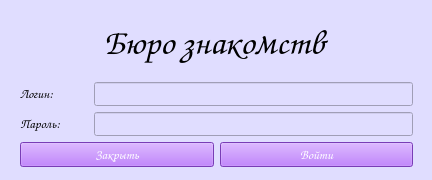
<?xml version="1.0" encoding="UTF-8"?>
<ui version="4.0">
 <class>Form</class>
 <widget class="QWidget" name="Form">
  <property name="geometry">
   <rect>
    <x>0</x>
    <y>0</y>
    <width>432</width>
    <height>180</height>
   </rect>
  </property>
  <property name="minimumSize">
   <size>
    <width>432</width>
    <height>180</height>
   </size>
  </property>
  <property name="maximumSize">
   <size>
    <width>432</width>
    <height>180</height>
   </size>
  </property>
  <property name="windowTitle">
   <string>Form</string>
  </property>
  <property name="styleSheet">
   <string notr="true">background-color: rgb(224, 221, 255);</string>
  </property>
  <widget class="QWidget" name="verticalLayoutWidget">
   <property name="geometry">
    <rect>
     <x>10</x>
     <y>10</y>
     <width>413</width>
     <height>167</height>
    </rect>
   </property>
   <layout class="QVBoxLayout" name="verticalLayout">
    <property name="sizeConstraint">
     <enum>QLayout::SetDefaultConstraint</enum>
    </property>
    <item>
     <layout class="QHBoxLayout" name="horizontalLayout_4">
      <item alignment="Qt::AlignHCenter|Qt::AlignVCenter">
       <widget class="QLabel" name="label_3">
        <property name="font">
         <font>
          <family>Comic Sans MS</family>
          <pointsize>26</pointsize>
         </font>
        </property>
        <property name="text">
         <string>Бюро знакомств</string>
        </property>
       </widget>
      </item>
     </layout>
    </item>
    <item>
     <layout class="QHBoxLayout" name="horizontalLayout">
      <item>
       <spacer name="horizontalSpacer">
        <property name="orientation">
         <enum>Qt::Horizontal</enum>
        </property>
        <property name="sizeType">
         <enum>QSizePolicy::Fixed</enum>
        </property>
        <property name="sizeHint" stdset="0">
         <size>
          <width>10</width>
          <height>20</height>
         </size>
        </property>
       </spacer>
      </item>
      <item alignment="Qt::AlignLeft|Qt::AlignVCenter">
       <widget class="QLabel" name="label">
        <property name="font">
         <font>
          <family>Comic Sans MS</family>
          <pointsize>10</pointsize>
         </font>
        </property>
        <property name="text">
         <string>Логин:</string>
        </property>
       </widget>
      </item>
      <item>
       <widget class="QLineEdit" name="line_login">
        <property name="minimumSize">
         <size>
          <width>319</width>
          <height>24</height>
         </size>
        </property>
        <property name="maximumSize">
         <size>
          <width>319</width>
          <height>24</height>
         </size>
        </property>
        <property name="font">
         <font>
          <family>Comic Sans MS</family>
          <pointsize>10</pointsize>
         </font>
        </property>
       </widget>
      </item>
      <item>
       <spacer name="horizontalSpacer_6">
        <property name="orientation">
         <enum>Qt::Horizontal</enum>
        </property>
        <property name="sizeType">
         <enum>QSizePolicy::Fixed</enum>
        </property>
        <property name="sizeHint" stdset="0">
         <size>
          <width>10</width>
          <height>20</height>
         </size>
        </property>
       </spacer>
      </item>
     </layout>
    </item>
    <item>
     <layout class="QHBoxLayout" name="horizontalLayout_2">
      <item>
       <spacer name="horizontalSpacer_2">
        <property name="orientation">
         <enum>Qt::Horizontal</enum>
        </property>
        <property name="sizeType">
         <enum>QSizePolicy::Fixed</enum>
        </property>
        <property name="sizeHint" stdset="0">
         <size>
          <width>10</width>
          <height>20</height>
         </size>
        </property>
       </spacer>
      </item>
      <item alignment="Qt::AlignLeft|Qt::AlignVCenter">
       <widget class="QLabel" name="label_2">
        <property name="font">
         <font>
          <family>Comic Sans MS</family>
          <pointsize>10</pointsize>
         </font>
        </property>
        <property name="text">
         <string>Пароль:</string>
        </property>
       </widget>
      </item>
      <item>
       <widget class="QLineEdit" name="line_password">
        <property name="minimumSize">
         <size>
          <width>319</width>
          <height>24</height>
         </size>
        </property>
        <property name="maximumSize">
         <size>
          <width>319</width>
          <height>24</height>
         </size>
        </property>
        <property name="font">
         <font>
          <family>Comic Sans MS</family>
          <pointsize>10</pointsize>
         </font>
        </property>
        <property name="text">
         <string/>
        </property>
        <property name="echoMode">
         <enum>QLineEdit::Password</enum>
        </property>
       </widget>
      </item>
      <item>
       <spacer name="horizontalSpacer_5">
        <property name="orientation">
         <enum>Qt::Horizontal</enum>
        </property>
        <property name="sizeType">
         <enum>QSizePolicy::Fixed</enum>
        </property>
        <property name="sizeHint" stdset="0">
         <size>
          <width>10</width>
          <height>20</height>
         </size>
        </property>
       </spacer>
      </item>
     </layout>
    </item>
    <item>
     <layout class="QHBoxLayout" name="horizontalLayout_3">
      <item>
       <spacer name="horizontalSpacer_3">
        <property name="orientation">
         <enum>Qt::Horizontal</enum>
        </property>
        <property name="sizeType">
         <enum>QSizePolicy::Fixed</enum>
        </property>
        <property name="sizeHint" stdset="0">
         <size>
          <width>10</width>
          <height>20</height>
         </size>
        </property>
       </spacer>
      </item>
      <item>
       <widget class="QPushButton" name="btn_exit">
        <property name="font">
         <font>
          <family>Comic Sans MS</family>
          <pointsize>10</pointsize>
         </font>
        </property>
        <property name="styleSheet">
         <string notr="true">background-color: rgb(170, 85, 255);
color: rgb(255, 255, 255);</string>
        </property>
        <property name="text">
         <string>Закрыть</string>
        </property>
       </widget>
      </item>
      <item>
       <widget class="QPushButton" name="btn_enter">
        <property name="font">
         <font>
          <family>Comic Sans MS</family>
          <pointsize>10</pointsize>
         </font>
        </property>
        <property name="styleSheet">
         <string notr="true">background-color: rgb(170, 85, 255);
color: rgb(255, 255, 255);</string>
        </property>
        <property name="text">
         <string>Войти</string>
        </property>
       </widget>
      </item>
      <item>
       <spacer name="horizontalSpacer_4">
        <property name="orientation">
         <enum>Qt::Horizontal</enum>
        </property>
        <property name="sizeType">
         <enum>QSizePolicy::Fixed</enum>
        </property>
        <property name="sizeHint" stdset="0">
         <size>
          <width>10</width>
          <height>20</height>
         </size>
        </property>
       </spacer>
      </item>
     </layout>
    </item>
    <item>
     <spacer name="verticalSpacer">
      <property name="orientation">
       <enum>Qt::Vertical</enum>
      </property>
      <property name="sizeType">
       <enum>QSizePolicy::Fixed</enum>
      </property>
      <property name="sizeHint" stdset="0">
       <size>
        <width>10</width>
        <height>10</height>
       </size>
      </property>
     </spacer>
    </item>
   </layout>
  </widget>
 </widget>
 <resources/>
 <connections/>
</ui>
